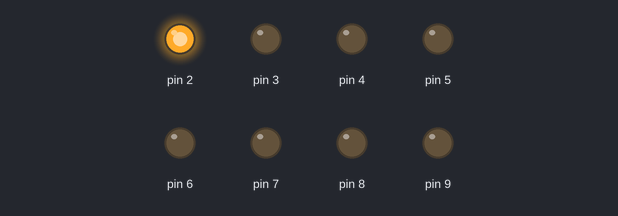
Bench run of a sketch on a simulated Arduino Uno, built with avr-gcc and run on an emulated ATmega328P. On the bench: output pins drawn as LEDs (lit = HIGH).

Above: at 1.0 s.
At 3.0 s:
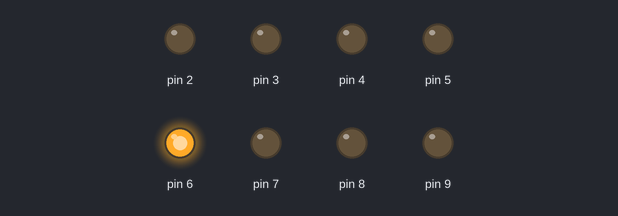
At 5.0 s:
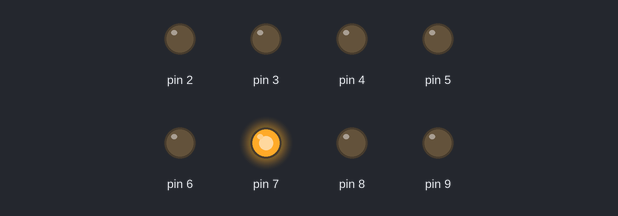
At 7.5 s:
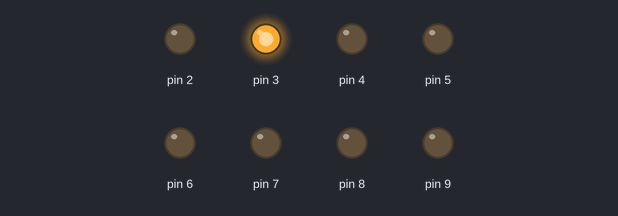
At 12.7 s:
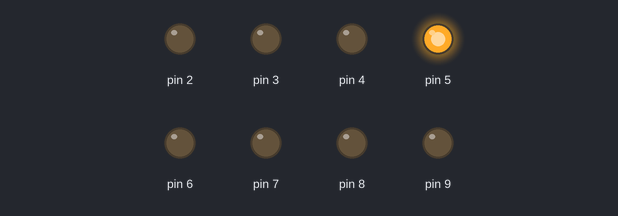
At 19.3 s:
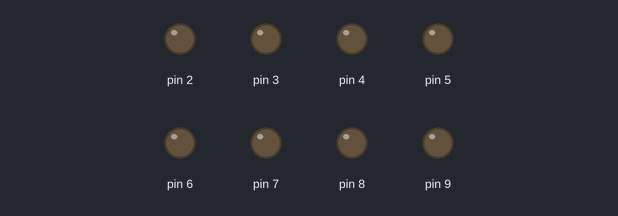
Timing chart, 0 to 19.9 s (numbered marks = the images above):
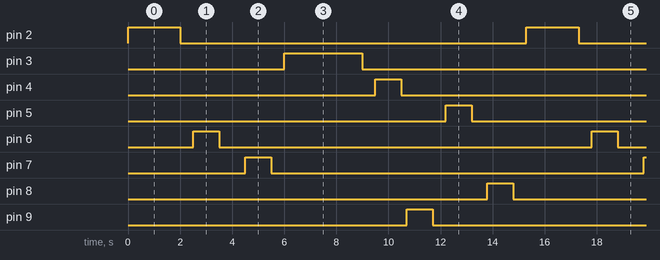

Measured:
- by itself, pin 2: alternates HIGH for 2.0 s and LOW for 13.3 s
- by itself, pin 3: alternates HIGH for 3.0 s and LOW for 12.3 s
- by itself, pin 4–9: alternates HIGH for 1.0 s and LOW for 14.3 s

The sketch:

LED_ONE.ino
```cpp
void setup() {
  // put your setup code here, to run once:
  pinMode(2,OUTPUT);
  pinMode(3,OUTPUT);
  pinMode(4,OUTPUT);
  pinMode(5,OUTPUT);
  pinMode(6,OUTPUT);
  pinMode(7,OUTPUT);
  pinMode(8,OUTPUT);
  pinMode(9,OUTPUT);

}

void loop() {
  // put your main code here, to run repeatedly:
 pinMode(2,OUTPUT);
  digitalWrite(2,HIGH);
  delay(2000);
 digitalWrite(2,LOW);
  delay(500);
   digitalWrite(6,HIGH);
   delay(1000);
   digitalWrite(6,LOW);
  delay(1000);
   digitalWrite(7,HIGH);
   delay(1000);
   digitalWrite(7,LOW);
  delay(500);
  pinMode(3,OUTPUT);
  digitalWrite(3,HIGH);
   delay(3000);
  digitalWrite(3,LOW);
  delay(500);
  pinMode(4,OUTPUT);
  digitalWrite(4,HIGH);
   delay(1000);
   digitalWrite(4,LOW);
  delay(200);
    digitalWrite(9,HIGH);
   delay(1000);
   digitalWrite(9,LOW);
  delay(500);
   digitalWrite(5,HIGH);
   delay(1000);
   digitalWrite(5,LOW);
  delay(600);

   digitalWrite(8,HIGH);
   delay(1000);
   digitalWrite(8,LOW);
  delay(500);

}
```
